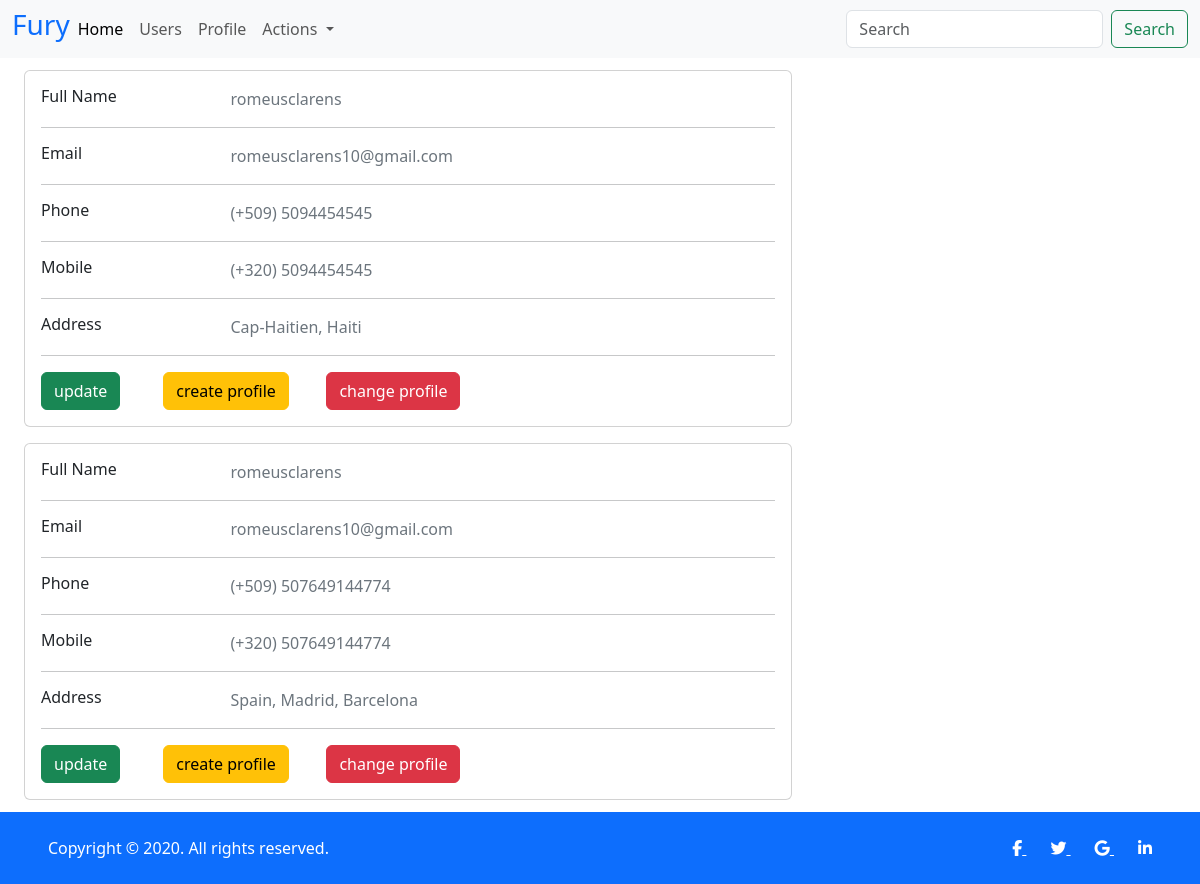
Page /user/users_searching/romeusclarens on the committed database.
### user/models.py (models this page shows, shortened)
class Profile(models.Model):
    phonenumber = models.IntegerField(
        unique=True, null=False, validators=[validate_slug])
    proffession = models.CharField(max_length=200)
    address = models.CharField(max_length=200)
    updated_at = models.DateTimeField(auto_now_add=True)
    author = models.ForeignKey(User, on_delete=models.CASCADE)

### user/views.py (the view)
@require_GET
def users_by_username(request, username):
    users = userProfile.objects.filter(  # pylint: disable=no-member
        author__username__icontains=username).all()
    if len(users) > 0:
        try:
            context = {"users": users}
            return render(request, "user/users_searching.html", context)
        except Exception as error:
            return HttpResponse({"error": error})
    return HttpResponse({"error ": "sorry no user exists by that username"})

### user/templates/user/users_searching.html (shortened to what this page needs)
{% extends 'blog/base.html' %}
{% block content %}
  <div class="m-4" >
    {% if users %}
      {% for userdata in users %}
        <div class="col-md-8">
            <div class="card mb-3">
                <div class="card-body">
                    <div class="row">
                        <div class="col-sm-3">
                            <h6 class="mb-0">Full Name</h6>
                        </div>
                        <div class="col-sm-9 text-secondary">
                            {{userdata.author.username}}
                        </div>
                    </div>
                    <hr>
                    <div class="row">
                        <div class="col-sm-3">
                            <h6 class="mb-0">Email</h6>
                        </div>
                        <div class="col-sm-9 text-secondary">
                            {{ userdata.author.email }}
                        </div>
                    </div>
                    <hr>
                    <div class="row">
                        <div class="col-sm-3">
                            <h6 class="mb-0">Phone</h6>
                        </div>
                        <div class="col-sm-9 text-secondary">
                            (+509) {{ userdata.phonenumber }}
                        </div>
                    </div>
                    <hr>
                    <div class="row">
                        <div class="col-sm-3">
                            <h6 class="mb-0">Mobile</h6>
                        </div>
                        <div class="col-sm-9 text-secondary">
                            (+320) {{ userdata.phonenumber }}
                        </div>
                    </div>
                    <hr>
                    <div class="row">
                        <div class="col-sm-3">
                            <h6 class="mb-0">Address</h6>
                        </div>
                        <div class="col-sm-9 text-secondary">
                            {{ userdata.address }}
                        </div>
                    </div>
                    <hr>
                    <div class="col-sm-8 d-flex">
                        <div class="col-sm-3">
                            <a class="btn btn-success " target="__blank" href="{% url 'updateprofile'  %}">update</a>
                        </div>
                        <div class="col-sm-4">
                            <a class="btn btn-warning " target="__blank" href="{% url 'createprofile'  %}">create profile</a>
                        </div>
                        <div class="col-sm-4">
                            <a class="btn btn-danger " target="__blank" href="{% url 'change_password'  %}">change profile</a>
                        </div>
                    </div>
                </div>
            </div>
        </div>
      {% endfor %}
    {% else %}
    <div class="d-flex justify-content-center" >
        <h4>No users matches the search</h4>
    </div>
    {% endif %}
  </div>
{% endblock content %}

### blog/templates/blog/base.html (shortened to what this page needs)
{% load static %}
<!DOCTYPE html>
<html lang="en">
  <head>
    <link
      href="https://cdn.jsdelivr.net/npm/bootstrap@5.3.2/dist/css/bootstrap.min.css"
      rel="stylesheet"
    />
    <link
      rel="stylesheet"
      href="https://cdnjs.cloudflare.com/ajax/libs/font-awesome/6.4.2/css/all.min.css"
    />
  </head>
  <body>
    {% include 'blog/Navbar.html' %}
    <div style="margin-top: 70px; margin-bottom: 84px">
      {% block content %} {% endblock content %}
    </div>
    <div
      class="d-flex fixed-bottom flex-column flex-md-row text-center text-md-start justify-content-between py-4 px-4 px-xl-5 bg-primary"
    >
      <div class="text-white mb-3 mb-md-0">
        Copyright © 2020. All rights reserved.
      </div>
      <div>
        <a href="#!" class="text-white me-4">
          <i class="fab fa-facebook-f"></i>
        </a>
        <a href="#!" class="text-white me-4">
          <i class="fab fa-twitter"></i>
        </a>
        <a href="#!" class="text-white me-4">
          <i class="fab fa-google"></i>
        </a>
        <a href="#!" class="text-white">
          <i class="fab fa-linkedin-in"></i>
        </a>
      </div>
    </div>
  </body>
</html>

### blog/templates/blog/Navbar.html (shortened to what this page needs)
<nav class="navbar fixed-top navbar-expand-lg  bg-body-tertiary">
    <div class="container-fluid">
        <h3 class="text-primary" >Fury</h3>
        <div class="collapse navbar-collapse" id="navbarSupportedContent">
            <ul class="navbar-nav me-auto mb-2 mb-lg-0">
                <li class="nav-item">
                    <a class="nav-link active" aria-current="page" href="{% url 'home'  %}">Home</a>
                </li>
                <li class="nav-item">
                    <a class="nav-link" href="{% url 'allusers'  %}">Users</a>
                </li>
                <li class="nav-item">
                    <a class="nav-link" href="{% url 'profile'  %}">Profile</a>
                </li>
                <li class="nav-item dropdown">
                    <a class="nav-link dropdown-toggle" href="#" role="button" data-bs-toggle="dropdown"
                        aria-expanded="false">
                        Actions
                    </a>
                </li>
            </ul>
            <form action="{% url 'searching'  %}"  method=POST class="d-flex" role="search">
                <input class="form-control me-2" type="search" name="username" placeholder="Search" aria-label="Search">
                <button class="btn btn-outline-success" type="submit">Search</button>
            </form>
        </div>
    </div>
</nav>

### rows in the picture
Profile: author.username "romeusclarens", author.email "romeusclarens10@gmail.com", phonenumber "5094454545", address "Cap-Haitien, Haiti"
Profile: author.username "romeusclarens", author.email "romeusclarens10@gmail.com", phonenumber "507649144774", address "Spain, Madrid, Barcelona"
